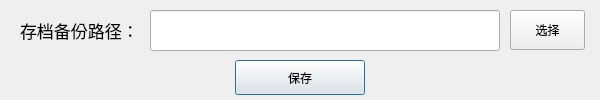
<?xml version="1.0" encoding="UTF-8"?>
<ui version="4.0">
 <class>set</class>
 <widget class="QDialog" name="set">
  <property name="geometry">
   <rect>
    <x>0</x>
    <y>0</y>
    <width>600</width>
    <height>100</height>
   </rect>
  </property>
  <property name="windowTitle">
   <string>设置</string>
  </property>
  <property name="windowIcon">
   <iconset resource="resources.qrc">
    <normaloff>:/erlogo.ico</normaloff>:/erlogo.ico</iconset>
  </property>
  <widget class="QLabel" name="label">
   <property name="geometry">
    <rect>
     <x>20</x>
     <y>10</y>
     <width>121</width>
     <height>40</height>
    </rect>
   </property>
   <property name="font">
    <font>
     <pointsize>13</pointsize>
    </font>
   </property>
   <property name="text">
    <string>存档备份路径：</string>
   </property>
  </widget>
  <widget class="QLineEdit" name="loc">
   <property name="geometry">
    <rect>
     <x>150</x>
     <y>10</y>
     <width>350</width>
     <height>41</height>
    </rect>
   </property>
   <property name="font">
    <font>
     <pointsize>13</pointsize>
    </font>
   </property>
  </widget>
  <widget class="QPushButton" name="save">
   <property name="geometry">
    <rect>
     <x>235</x>
     <y>60</y>
     <width>130</width>
     <height>35</height>
    </rect>
   </property>
   <property name="text">
    <string>保存</string>
   </property>
  </widget>
  <widget class="QPushButton" name="choose">
   <property name="geometry">
    <rect>
     <x>510</x>
     <y>10</y>
     <width>75</width>
     <height>40</height>
    </rect>
   </property>
   <property name="text">
    <string>选择</string>
   </property>
  </widget>
 </widget>
 <resources>
  <include location="resources.qrc"/>
 </resources>
 <connections/>
</ui>
